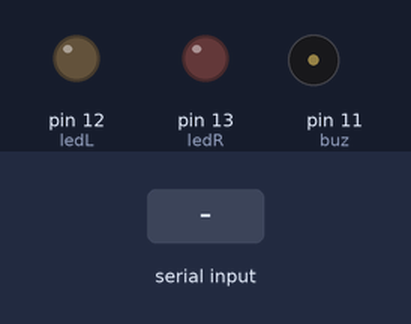
Simulated run of this sketch. Board: Arduino Uno, built with avr-gcc and run on an emulated ATmega328P. Shown: output pins drawn as LEDs (lit = HIGH), buzzer (waves = sounding). The test bench sets the inputs (shaded band).

Above: at 1.2 s.
1.3 s: "1" received over Serial
At 2.5 s:
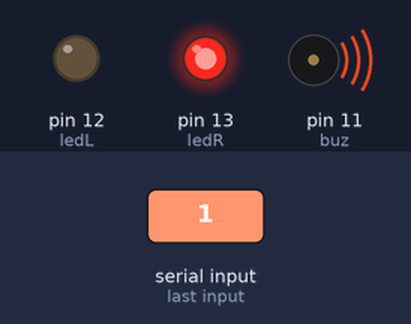
2.8 s: "0" received over Serial
At 3.7 s:
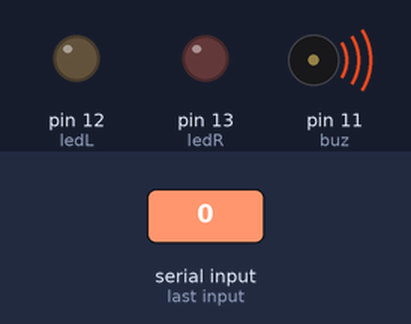
4.3 s: "4" received over Serial
At 4.8 s:
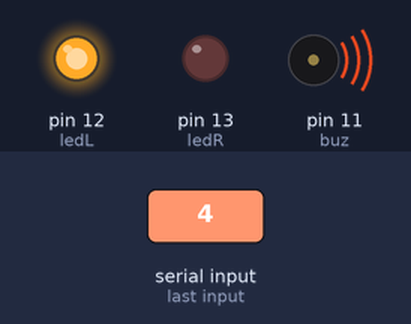
5.8 s: "1" received over Serial
At 7.0 s:
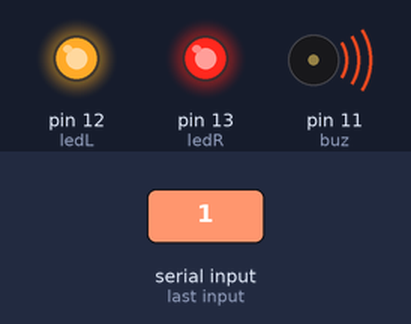
7.3 s: "3" received over Serial
At 8.3 s:
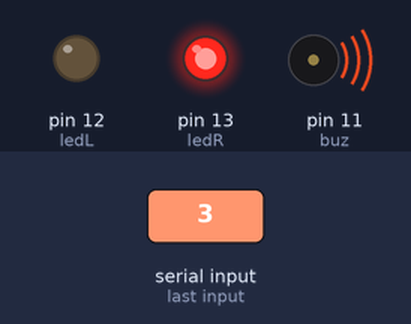
Timing chart, 0 to 9.8 s (numbered marks = the images above; inputs shaded):
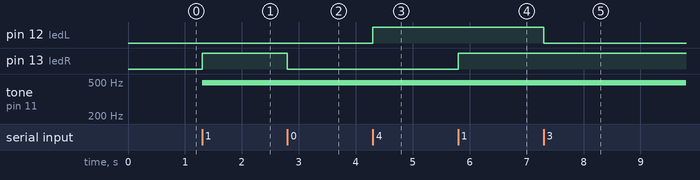

The sketch:

Geslite_Arduino.ino
```cpp
/*
---
Information
---
Program name - Arduino for Kinect gestures
Program version - 1.0
Description - Main window for the controlling arduino components.
Program credits - Created at HackUMass 2015. Open sourced and free to use.
Team - 15
---
 */

// digital pin 2 has a pushbutton attached to it. Give it a name:
int pushButton = 2;
int ledR = 13;
int ledL = 12;
int buz = 11;
// the setup routine runs once when you press reset:
void setup() {
  // initialize serial communication at 9600 bits per second:
  Serial.begin(9600);
  // make the pushbutton's pin an input:
  //pinMode(pushButton, INPUT);
  //Serial.println("Hello World");
  pinMode(ledR,OUTPUT);
  digitalWrite(ledR,LOW);
  pinMode(ledL,OUTPUT);
  digitalWrite(ledL,LOW);
  pinMode(buz,OUTPUT);
  digitalWrite(buz,LOW);
}

// the loop routine runs over and over again forever:
void loop() {
  // read the input pin:
  //int buttonState = digitalRead(pushButton);
  // print out the state of the button:

  if(Serial.available()>0)
  {
    int bt = Serial.read();
    //Serial.print("The char:  ");
    // right hand open = light on
    if (bt == 49)
    {
      digitalWrite(ledR,HIGH);
      analogWrite(buz,200);
    }
    else if(bt == 48)
    {
      digitalWrite(ledR,LOW);
      analogWrite(buz,0);
    }

    if (bt == 51)
    {
      digitalWrite(ledL,LOW);
    }
    else if(bt == 52)
    {
      digitalWrite(ledL,HIGH);
    }
    //Serial.println(bt, DEC);
  //  String s = Serial.read();
  //  Serial.println();
  }
  delay(1);        // delay in between reads for stability
}
```

Measured:
- after the input at 1.3 s, pin 13 (ledR): LOW → HIGH at once; tone on pin 11 (buz): silent → 490 Hz at once
- after the input at 2.8 s, pin 13 (ledR): HIGH → LOW at once
- after the input at 4.3 s, pin 12 (ledL): LOW → HIGH at once
- after the input at 5.8 s, pin 13 (ledR): LOW → HIGH at once
- after the input at 7.3 s, pin 12 (ledL): HIGH → LOW at once
